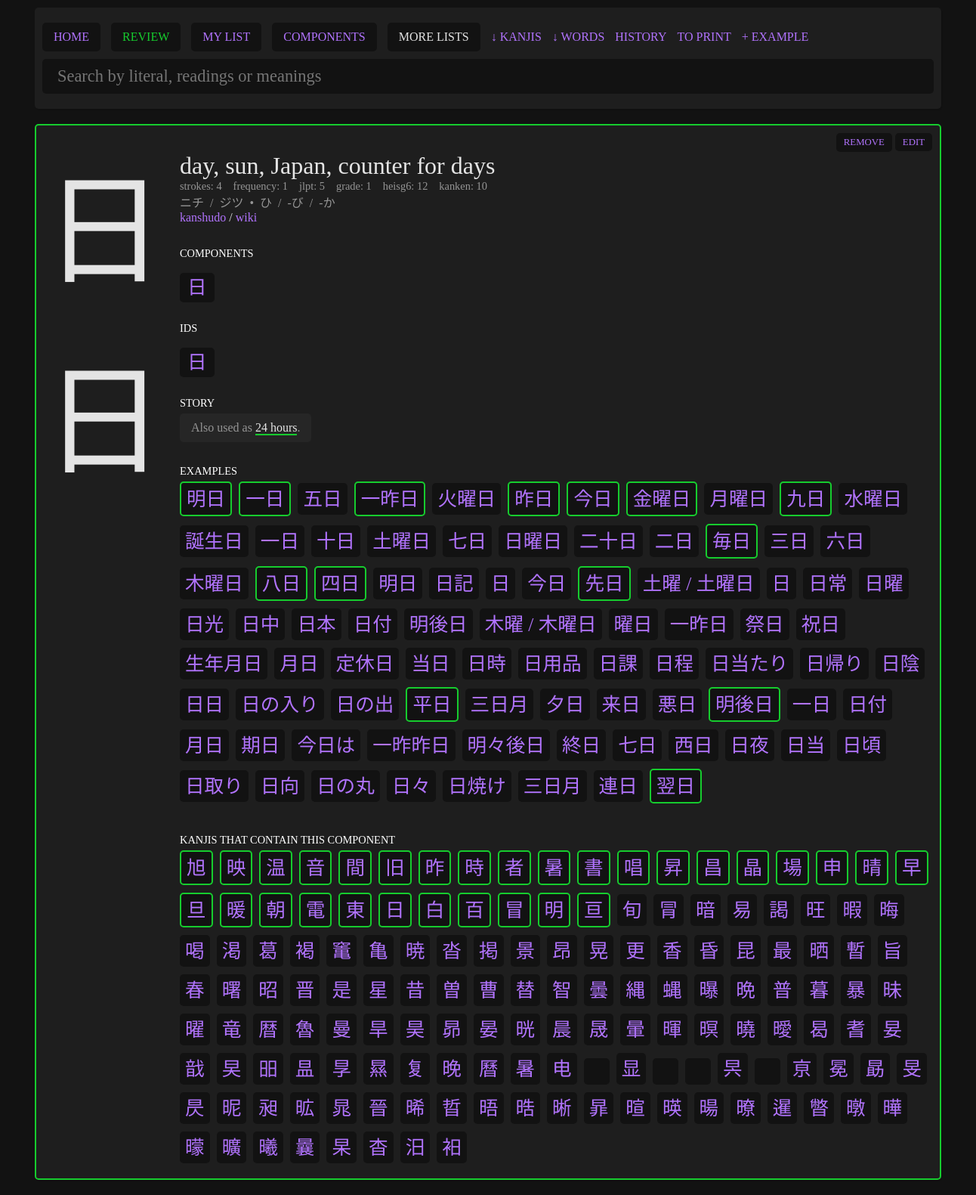
Page /pages/kanji.php?literal=日 on the committed database.
### tables this page shows
CREATE TABLE "kanjis" (
	"literal"	TEXT NOT NULL UNIQUE,
	"meanings"	TEXT NOT NULL,
	"onReadings"	TEXT,
	"kunReadings"	TEXT,
	"strokes"	INTEGER,
	"jlpt"	INTEGER,
	"frequency"	INTEGER,
	"grade"	INTEGER,
	"heisg6"	INTEGER,
	"components"	TEXT,
	"other_forms"	TEXT, "kanken" INTEGER NULL, "story" TEXT NULL, "added" INTEGER NULL, "score" INTEGER NULL, "added_at" datetime, "unfinished" integer, "is_component" integer, "component_group" integer, "related" text, "ids" text,
	PRIMARY KEY("literal")
);

### pages/kanji.php (the view, shortened to what this page needs)
<?php
require '../parts/helper.php';
$myPDO = new PDO('sqlite:../data/kanjis.db');
if (isset($_GET['literal'])) {
    if (empty($_GET['literal'])) {
        $error = "No selected kanji.";
    } else {
        $sql = "SELECT * FROM kanjis WHERE literal = ?";
        $stmt = $myPDO->prepare($sql);
        $results = $stmt->execute([$_GET['literal']]);
        $entry = $stmt->fetch();
    }
}
?>
<?php require '../parts/header.php'; ?>
<?php if (!empty($error)) : ?>
    <div class="error">
        <?php echo $error; ?>
    </div>
<?php elseif (isset($_GET['literal'])) : ?>
    <?php if (!$entry) : ?>
        <div class="card empty">
            No results.
        </div>
    <?php else : ?>
        <div class="card <?php if ($entry['added'] == 1) echo ' added'; ?><?php if ($entry['unfinished'] == 1) echo ' unfinished'; ?>">
            <div class="left">
                <div class="kanji"><?php echo $entry['literal']; ?></div>
                <div class="big-kanji"><?php echo $entry['literal']; ?></div>
            </div>
            <div class="right">
                <div class="meanings">
                    <?php echo str_replace(";", ", ", $entry['meanings']); ?>
                </div>
                <div class="meta">
                    <div class="item">
                        <span class="ref">strokes</span>
                        <span class="number"><?php echo $entry['strokes']; ?></span>
                    </div>
                    <?php if (!empty($entry['frequency'])) : ?>
                        <div class="item">
                            <span class="ref">frequency</span>
                            <span class="number"><?php echo $entry['frequency']; ?></span>
                        </div>
                    <?php endif; ?>
                    <?php if (!empty($entry['jlpt'])) : ?>
                        <div class="item">
                            <span class="ref">jlpt</span>
                            <span class="number"><?php echo $entry['jlpt']; ?></span>
                        </div>
                    <?php endif; ?>
                    <?php if (!empty($entry['grade'])) : ?>
                        <div class="item">
                            <span class="ref">grade</span>
                            <span class="number">
                                <?php
                                if ($entry['grade'] <= 6) {
                                    echo $entry['grade'];
                                } elseif ($entry['grade'] == 8) {
                                    echo "HighSchool(Jouyou)";
                                } elseif ($entry['grade'] == 9) {
                                    echo "Jinmeiyou(Names)";
                                } else {
                                    echo "Jinmeiyou(Names extra)";
                                }
                                ?>
                            </span>
                        </div>
                    <?php endif; ?>
                    <?php if (!empty($entry['heisg6'])) : ?>
                        <div class="item">
                            <span class="ref">heisg6</span>
                            <span class="number"><?php echo $entry['heisg6']; ?></span>
                        </div>
                        <?php if (!empty($entry['kanken'])) : ?>
                            <div class="item">
                                <span class="ref">kanken</span>
                                <span class="number">
                                    <?php
                                    if ($entry['kanken'] == 1.5) {
                                        echo "pre 1";
                                    } elseif ($entry['kanken'] == 2.5) {
                                        echo "pre 2";
                                    } else {
                                        echo $entry['kanken'];
                                    }
                                    ?>
                                </span>
                            </div>
                        <?php endif; ?>
                    <?php endif; ?>
                </div>
                <?php
                if (!empty($entry['onReadings']) or !empty($entry['kunReadings'])) {
                    echo '<div class="readings">';
                    echo str_replace(";", "&nbsp;&nbsp;/&nbsp;&nbsp;", $entry['onReadings']);
                    if (!empty($entry['kunReadings'])) {
                        echo '&nbsp;&nbsp;•&nbsp;&nbsp;';
                        echo str_replace(";", "&nbsp;&nbsp;/&nbsp;&nbsp;", $entry['kunReadings']);
                    }
                    echo '</div>';
                }
                ?>
                <div class="links">
                    <a href="https://www.kanshudo.com/kanji/<?php echo $entry['literal']; ?>" target="_blank">kanshudo</a> /
                    <a href="https://en.wiktionary.org/wiki/<?php echo $entry['literal']; ?>" target="_blank">wiki</a>
                </div>
                <?php
                if (!empty($entry['components'])) {
                    echo '<div class="title">Components</div>';
                    echo '<div class="components">';
                    $componentsArray = explode(";", $entry['components']);
                    foreach ($componentsArray as $component) {
                        echo '<div class="component"><a href="kanji.php?literal=' . $component . '">' . $component . '</a></div>';
                    }
                    echo '</div>';
                }
                ?>
                <?php
                if (!empty($entry['ids'])) {
                    echo '<div class="title">ids</div>';
                    echo '<div class="components">';
                    $idsArray = obtainKanjis($entry['ids'])[0];
                    foreach ($idsArray as $ids) {
                        echo '<div class="component"><a href="kanji.php?literal=' . $ids . '">' . $ids . '</a></div>';
                    }
                    echo '</div>';
                }
                ?>
                <?php if (!empty($entry['story'])) : ?>
                    <div class="title">Story</div>
                    <div class="story">
                        <?php
                        echo parse_story($entry['story']);
                        ?>
                    </div>
                <?php endif; ?>
                <?php
                $sql = "SELECT * FROM examples WHERE kanji != '' AND kanji LIKE ? ORDER BY jlpt DESC";
                $stmt = $myPDO->prepare($sql);
                $stmt->execute(['%' . $entry['literal'] . '%']);
                $examples = $stmt->fetchAll();
                $sql = "SELECT * FROM kanjis WHERE components LIKE ? ORDER BY added DESC";
                $stmt = $myPDO->prepare($sql);
                $stmt->execute(['%' . $entry['literal'] . '%']);
                $contained_in_kanjis = $stmt->fetchAll();
                ?>
                <?php if (!empty($examples)) : ?>
                    <div class="words">
                        <div class="title">Examples</div>
                        <?php foreach ($examples as $example) : ?>
                            <?php if ($example['added'] == 1) : ?>
                                <div class="word added">
                                <?php else : ?>
                                    <div class="word">
                                    <?php endif; ?>
                                    <a href="search.php?query=<?php echo $example['kanji']; ?>" class="example-kanji"><?php echo $example['kanji']; ?></a>
                                    </div>
                                <?php endforeach; ?>
                                </div>
                            <?php endif; ?>
                            <?php if (!empty($contained_in_kanjis)) : ?>
                                <div class="words">
                                    <div class="title">Kanjis that contain this component</div>
                                    <?php foreach ($contained_in_kanjis as $example) : ?>
                                        <?php if ($example['added'] == 1) : ?>
                                            <div class="word added">
                                            <?php else : ?>
                                                <div class="word">
                                                <?php endif; ?>
                                                <a href="kanji.php?literal=<?php echo $example['literal']; ?>" class="example-kanji"><?php echo $example['literal']; ?></a>
                                                </div>
                                            <?php endforeach; ?>
                                            </div>
                                        <?php endif; ?>
                                </div>
                                <div class="action">
                                    <?php if ($entry['added'] == '' || $entry['added'] == 0) : ?>
                                        <form action="../actions/toggle_kanji_study.php" method="POST">
                                            <input type="hidden" name="literal" value="<?php echo $entry['literal']; ?>">
                                            <button type="submit">add</button>
                                        </form>
                                    <?php else : ?>
                                        <form action="../actions/toggle_kanji_study.php" method="POST">
                                            <button type="submit">remove</button>
                                        </form>
                                    <?php endif; ?>
                                    <a id="edit-toggle" href="#edit-area">edit</a>
                                </div>
                    </div>
                <?php endif; ?>
            <?php else : ?>
                <div class="card empty">
                    No kanji selected.
                </div>
            <?php endif; ?>
            <?php require '../parts/footer.php'; ?>

### parts/helper.php (shortened to what this page needs)
<?php
function obtainKanjis($str)
{
    preg_match_all('/[p\p{Han}㇒]/u', $str, $matches);
    return $matches;
}
function parse_story($story)
{
    $pattern = '/#(.+?)#/';
    $story = preg_replace($pattern, '<a href="kanji.php?literal=$1">$1</a>', $story);
    $pattern = '/\_(.+?)\_/';
    $story = preg_replace($pattern, '<span>$1</span>', $story);
    $pattern = '/\?(.+?)\?/';
    $story = preg_replace($pattern, '<em>TODO: $1</em>', $story);
    return $story;
}

### data/style.css (style rules this page uses)
body { background:#121212; color:#e4e4e4; font-family: "NotoSansJP"; }
* { box-sizing: border-box; }
.card, .header, .list { position:relative; background:#1e1e1e; display:flex; border-radius: 5px; box-shadow: 1px 2px 1px rgba(0, 0, 0, 0.1); margin-bottom:20px; }
.word.added, .card.added { border:2px solid #16cc2e; }
.card .right { display: flex; flex-direction: column; flex-grow: 2; align-items: flex-start; padding:10px; }
.card .left .kanji { font-family:"NotoSansJP", "BabelStoneHan"; font-size:120pt; padding:10px; }
.card .left .big-kanji { font-family:"KanjiStrokeOrders", "BabelStoneHan"; font-size:120pt; padding:10px; }
.card .right .meta, .card .right .components { display:flex; flex-wrap: wrap; flex-direction: row; justify-items: center; margin-top:10px; }
.card .right .meta { margin:0; }
.card .right .readings { color:#959595; font-family: "NotoSansJP"; }
.card .right .story { padding: 5px 0; color: #959595; background: #262626; padding: 10px 15px; border-radius: 5px; }
.card .right .meta .item { margin:0 15px 0 0px; color:#959595; font-size: 0.9em; }
.card .right .meta .item .ref::after { content:': '; }
.card .right .meanings { font-size: 2em; margin:25px 0 0 0 ; }
.card .right .component a, .card .right .related a { background-color:#121212; margin:0 10px 5px 0; padding:5px 10px; border-radius: 5px; font-family: "NotoSansJP"; }
.card .right .component { font-size: 1.6em; }
.card .action { position: absolute; top:10px; right:10px; }
.card .action form { display:inline-block; }
a, button { text-decoration: none; color:#b173fd; }
.words .word { border-radius: 5px; background:#121212; margin-bottom:10px; display: inline-block; position:relative; cursor:default; margin-right:5px; }
.title { text-transform: uppercase; color:#FFF; font-size:0.9em; padding:5px 0; margin-top:25px; }
.card .right .components .component a { font-family:"NotoSansJP", "BabelStoneHan"; }
.story span, .component-story span { color:#e4e4e4; border-bottom: 2px solid #16cc2e; }
.word { overflow: visible; }
.word a { display: inline-block; font-size: 1.6em; padding:0px 7px 5px 7px; }

### rows in the picture
kanjis: literal "日", meanings "day, sun, Japan, counter for days", strokes "4", frequency "1", jlpt "5", grade "1", heisg6 "12", kanken "10", onReadings "ニチ / ジツ", kunReadings "ひ / -び / -か", components "日", ids "日", story "Also used as 24 hours ."

### other values in the picture
$example['kanji'] "明日"
$example['kanji'] "一日"
$example['kanji'] "五日"
$example['kanji'] "一昨日"
$example['kanji'] "火曜日"
$example['kanji'] "昨日"
$example['kanji'] "今日"
$example['kanji'] "金曜日"
$example['kanji'] "月曜日"
$example['kanji'] "九日"
$example['kanji'] "水曜日"
$example['kanji'] "誕生日"
$example['kanji'] "十日"
$example['kanji'] "土曜日"
$example['kanji'] "七日"
